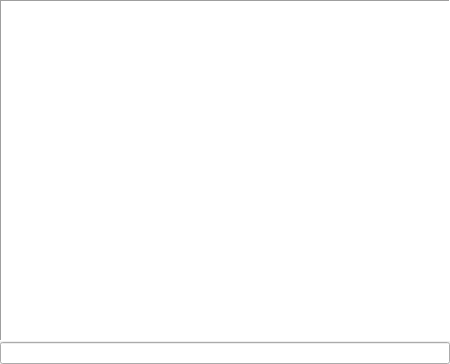
<?xml version="1.0" encoding="UTF-8"?>
<ui version="4.0">
 <class>EdLevelConsoleWindow</class>
 <widget class="QWidget" name="EdLevelConsoleWindow">
  <property name="geometry">
   <rect>
    <x>0</x>
    <y>0</y>
    <width>450</width>
    <height>364</height>
   </rect>
  </property>
  <property name="windowTitle">
   <string>Form</string>
  </property>
  <layout class="QGridLayout" name="gridLayout">
   <property name="leftMargin">
    <number>0</number>
   </property>
   <property name="topMargin">
    <number>0</number>
   </property>
   <property name="rightMargin">
    <number>0</number>
   </property>
   <property name="bottomMargin">
    <number>0</number>
   </property>
   <property name="spacing">
    <number>1</number>
   </property>
   <item row="0" column="0">
    <widget class="QPlainTextEdit" name="_console">
     <property name="font">
      <font>
       <family>Monaco</family>
       <pointsize>10</pointsize>
      </font>
     </property>
     <property name="frameShape">
      <enum>QFrame::Panel</enum>
     </property>
     <property name="lineWrapMode">
      <enum>QPlainTextEdit::NoWrap</enum>
     </property>
     <property name="textInteractionFlags">
      <set>Qt::TextSelectableByKeyboard|Qt::TextSelectableByMouse</set>
     </property>
    </widget>
   </item>
   <item row="1" column="0">
    <widget class="EdLevelLineEdit" name="_command_widget"/>
   </item>
  </layout>
 </widget>
 <customwidgets>
  <customwidget>
   <class>EdLevelLineEdit</class>
   <extends>QLineEdit</extends>
   <header>EdLevelLineEdit.h</header>
  </customwidget>
 </customwidgets>
 <resources/>
 <connections>
  <connection>
   <sender>_command_widget</sender>
   <signal>returnPressed()</signal>
   <receiver>EdLevelConsoleWindow</receiver>
   <slot>onCommandEntered()</slot>
   <hints>
    <hint type="sourcelabel">
     <x>234</x>
     <y>260</y>
    </hint>
    <hint type="destinationlabel">
     <x>366</x>
     <y>220</y>
    </hint>
   </hints>
  </connection>
 </connections>
 <slots>
  <slot>onCommandEntered()</slot>
 </slots>
</ui>
